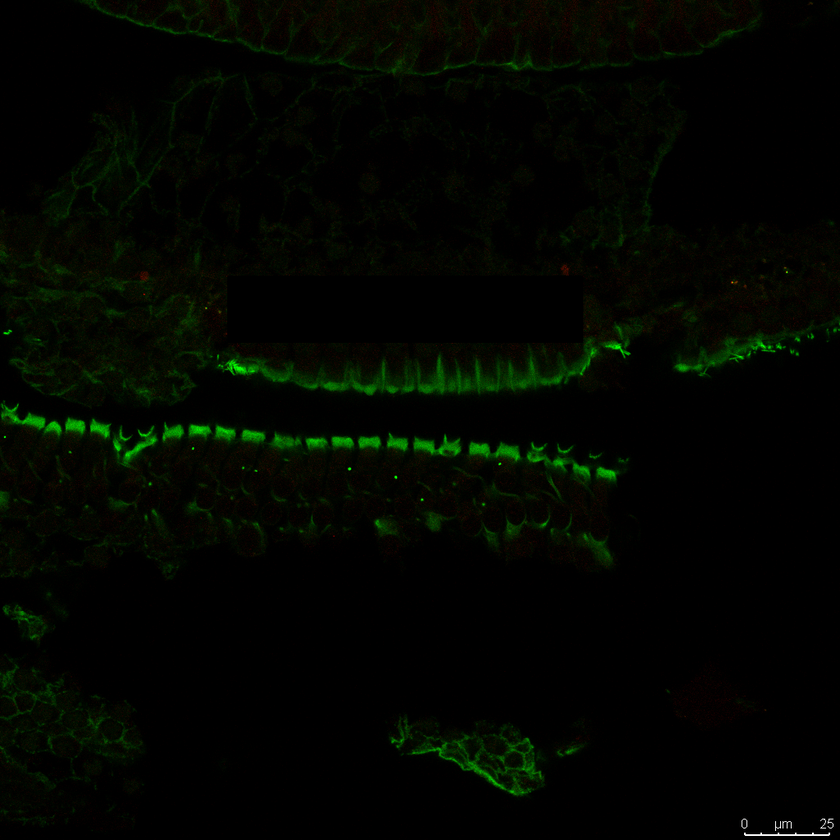
#> input picture test.tif, 840 x 840 px, shrunk from 1024 x 1024 before the run
$ python main.py --image test.tif   (older library calls are emulated)
#> lines starting #> are read from the running program, lines starting #| are printed output that depends on the picture; after the words box and inside, x2 and y2 are one past the last pixel; in counts of white or black regions, pixels touching at a corner belong together
# import the necessary packages
from imutils import contours
from skimage import measure
import numpy as np
import argparse
import imutils
import cv2
from matplotlib import pyplot as plt

def grab_rgb(image, c):

	# Create a mask image that contains the contour filled in
	cimg = np.zeros_like(image)
	cv2.drawContours(cimg, c, i, color=255, thickness=-1)

	# Access the image pixels and create a 1D numpy array then add to list
	pts = np.where(cimg == 255)
	lst_intensities = image[pts[0], pts[1]]

	return lst_intensities


def is_red(lst_intensities):
	red = 0

	for l in lst_intensities:
		red += l[2] # add up the red intensities

	red = float(red)/len(lst_intensities)

	return red

# parse the arguments
ap = argparse.ArgumentParser()
ap.add_argument("-i", "--image", required=True,
	help="path to the image file")
args = vars(ap.parse_args())

# load the image, convert it to grayscale, and blur it
image = cv2.imread(args["image"])
#> image is the input picture: shape (840, 840, 3); mean B, G, R 0.1, 5.9, 2.2
gray = cv2.cvtColor(image, cv2.COLOR_BGR2GRAY)
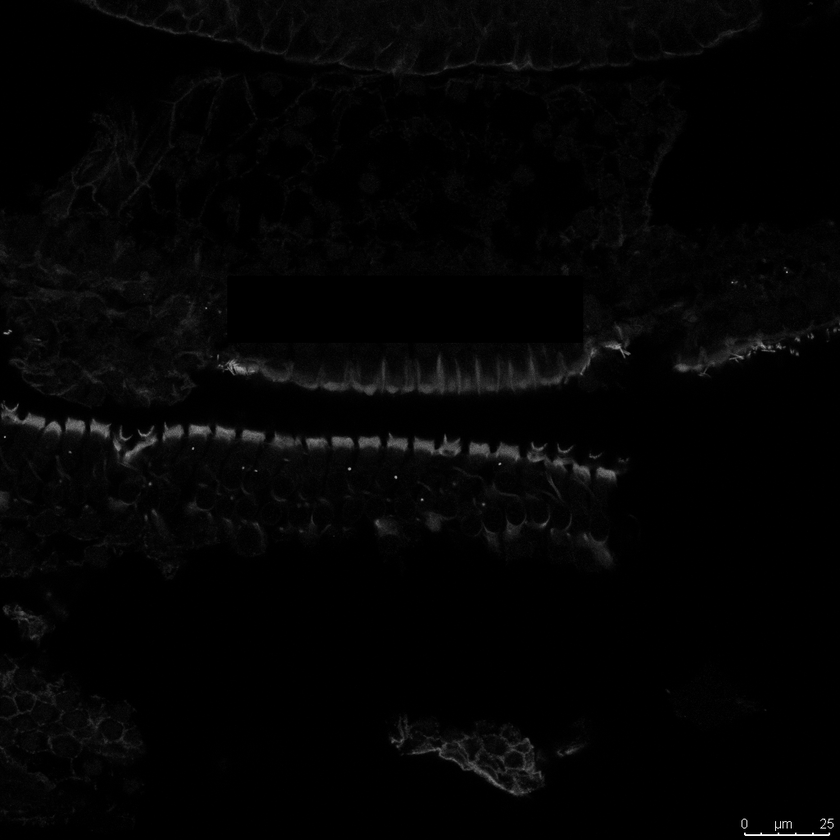
#> gray: shape (840, 840); min 0, max 255, mean 4.1
blurred = cv2.GaussianBlur(gray, (5, 5), 0)

# threshold the image to reveal light regions in the blurred image
thresh = cv2.threshold(blurred, 30, 255, cv2.THRESH_BINARY)[1]
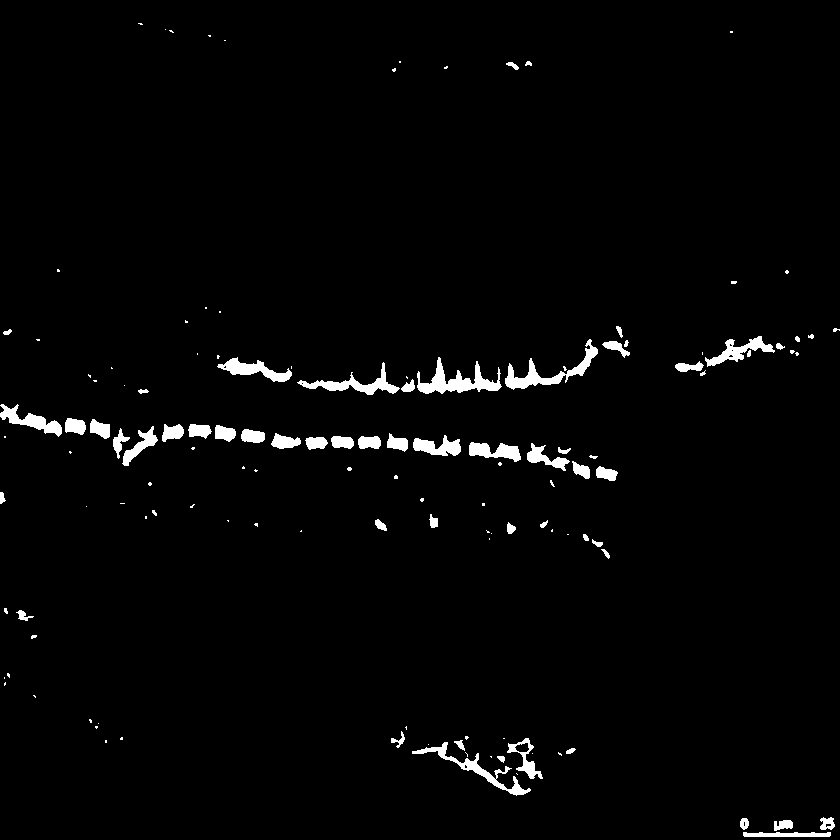
#> thresh: shape (840, 840); 2.2% white; 133 white regions (75 under 20 px), largest, box (x1, y1, x2, y2) and area: (417, 357, 502, 394) 1221, (505, 339, 598, 390) 1100, (412, 742, 531, 796) 926

# perform a connected component analysis on the thresholded
# image, then initialize a mask to store only the "small blobs"
labels = measure.label(thresh, neighbors=8, background=0)
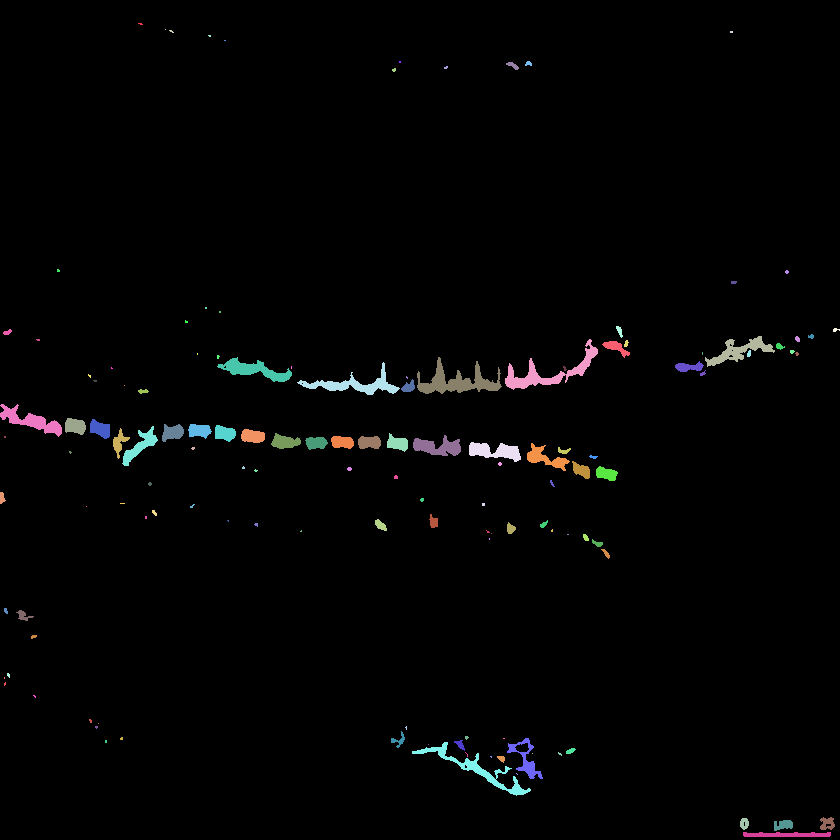
#> labels: shape (840, 840) int64; 134 distinct labels, from 0 to 133; one colour per label, 0 black
mask = np.zeros(thresh.shape, dtype="uint8")

# loop over the unique components
for label in np.unique(labels):
	# if this is the background label, ignore it
	if label == 0:
		continue

	# otherwise, construct the label mask and count the
	# number of pixels
	labelMask = np.zeros(thresh.shape, dtype="uint8")
	labelMask[labels == label] = 255
	numPixels = cv2.countNonZero(labelMask)

	# if the number of pixels in the component is sufficiently
	# small, then add it to our mask of "small blobs"
	if numPixels < 30 and numPixels > 3:
		mask = cv2.add(mask, labelMask)
#> this loop made 134 passes
#> numPixels on passes 2 to 13: 7, 1, 8, 6, 5, 2, 4, 25, 52, 9, 12, 8
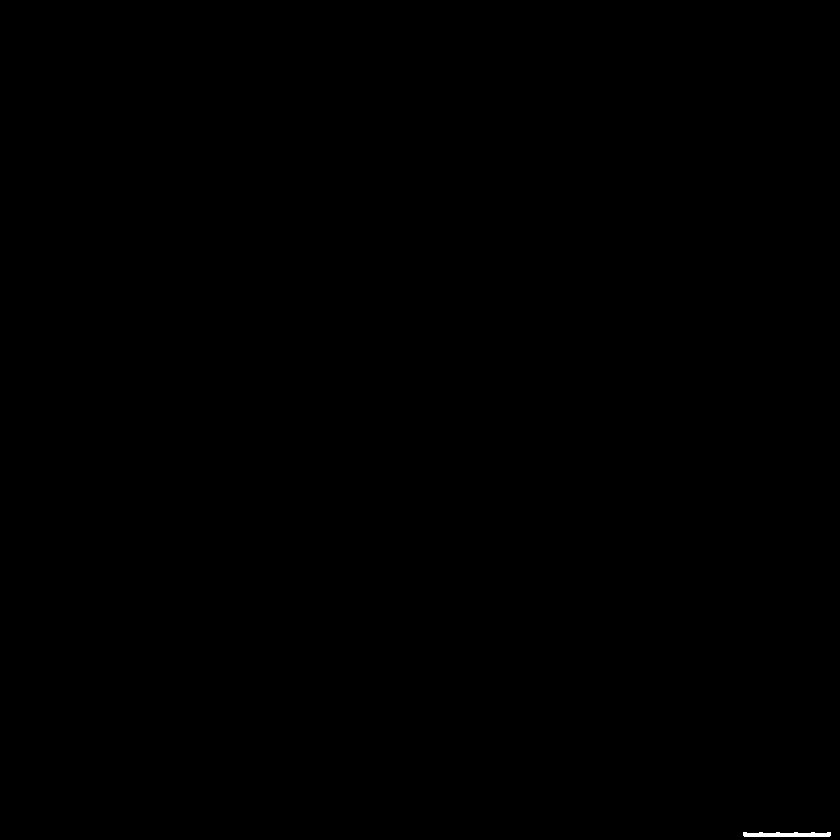
#> labelMask: shape (840, 840); 0.05% white; 1 white region, box (x1, y1, x2, y2) and area: (743, 832, 831, 837) 374
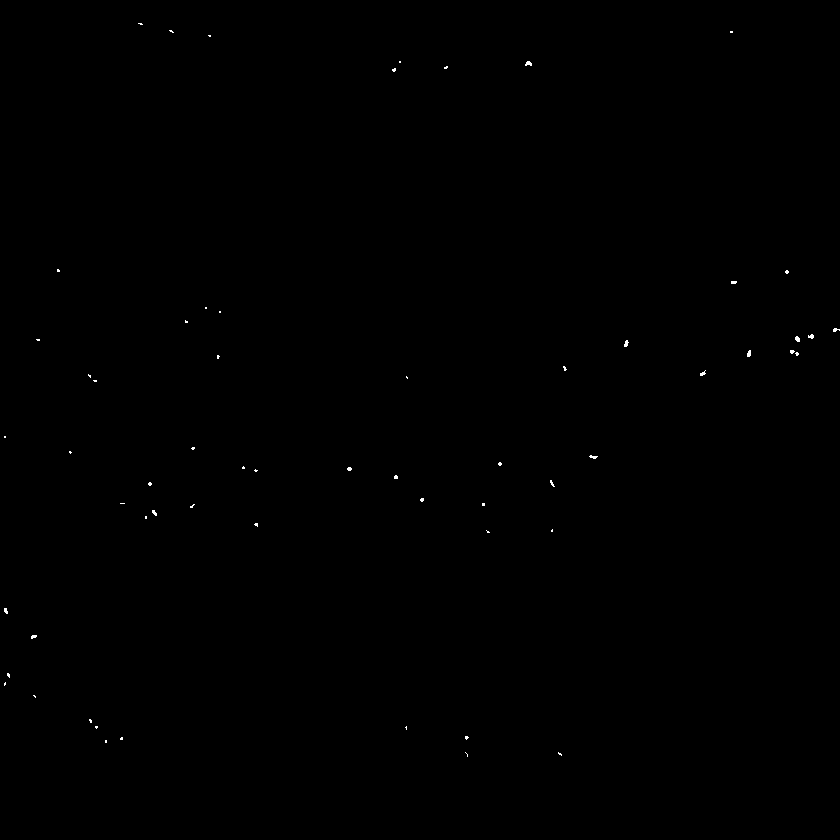
#> mask: shape (840, 840); 0.09% white in thin lines or dots, all inside (x1, y1, x2, y2) = (4, 23, 840, 757)

# find the contours in the mask, then sort them from left to
# right
cnts = cv2.findContours(mask.copy(), cv2.RETR_EXTERNAL,
	cv2.CHAIN_APPROX_SIMPLE)
#> cnts = 61 contours, all with area under 20
cnts = cnts[0] if imutils.is_cv2() else cnts[1]
cnts = contours.sort_contours(cnts)[0]

b,g,r = cv2.split(image)

j = 0
# loop over the contours
for (i, c) in enumerate(cnts):
	(x, y, w, h) = cv2.boundingRect(c)
	# if c contains red count
	rgb = grab_rgb(image, cnts)
	red = is_red(rgb) #the average amount of red in the "small blob"

	if red > 30: # only label "small blobs" that have at least a relevant amount of red on average in the region
		j += 1
		# mark the "blob" that's being counted
		((cX, cY), radius) = cv2.minEnclosingCircle(c)
		cv2.circle(image, (int(cX), int(cY)), int(radius),
		(255, 255, 255), 1)
		cv2.putText(image, "{}".format(j), (x, y - 5),
			cv2.FONT_HERSHEY_PLAIN, 0.6, (255, 255, 255), 1)
#> this loop made 61 passes
#> (c, x, y, w, h, pts in grab_rgb, rgb, red) on passes 25, 28: ([[205, 307], [205, 308], [206, 308], [206, 307]], 205, 307, 2, 2, ([307, 307, 308, 308], [205, 206, 205, 206], [0, 0, 0, 0]), [[0, 57, 92], [0, 117, 44], [0, 65, 121], [0, 168, 65]], 80.5), ([[219, 311], [219, 312], [220, 312], [220, 311]], 219, 311, 2, 2, ([311, 311, 312, 312], [219, 220, 219, 220], [0, 0, 0, 0]), [[0, 80, 41], [0, 50, 48], [0, 65, 65], [0, 51, 61]], 53.75)
#> (x, y, w, h, red, cX, cY, radius) on passes 54, 56: (731, 281, 6, 3, 76, 733.5, 282, 2.69), (785, 270, 4, 4, 36.42, 786.5, 271.5, 1.58)
#> image: shape (840, 840, 3); 0.01% of pixels changed, all inside (x1, y1, x2, y2) = (205, 259, 791, 312)
#> after the loop, j = 4

# show the output image
cv2.imshow('image',image)
cv2.waitKey(0)

print (j)
#| 4
